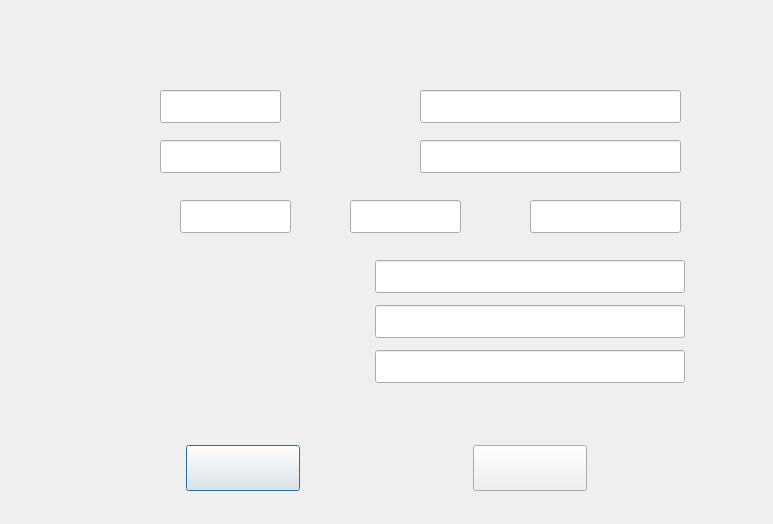
<?xml version="1.0" encoding="UTF-8"?>
<ui version="4.0">
 <class>filterDialog</class>
 <widget class="QDialog" name="filterDialog">
  <property name="geometry">
   <rect>
    <x>0</x>
    <y>0</y>
    <width>773</width>
    <height>524</height>
   </rect>
  </property>
  <property name="palette">
   <palette>
    <active/>
    <inactive/>
    <disabled/>
   </palette>
  </property>
  <property name="windowTitle">
   <string>Dialog</string>
  </property>
  <property name="styleSheet">
   <string notr="true">border-image: url(:/new/prefix1/paper_filter_back.jpg);</string>
  </property>
  <widget class="QPushButton" name="ok_b">
   <property name="geometry">
    <rect>
     <x>186</x>
     <y>445</y>
     <width>114</width>
     <height>46</height>
    </rect>
   </property>
   <property name="font">
    <font>
     <pointsize>10</pointsize>
    </font>
   </property>
   <property name="styleSheet">
    <string notr="true">border-image: url(:/new/prefix1/ok.jpg);</string>
   </property>
   <property name="text">
    <string/>
   </property>
  </widget>
  <widget class="QPushButton" name="clear_b">
   <property name="geometry">
    <rect>
     <x>473</x>
     <y>445</y>
     <width>114</width>
     <height>46</height>
    </rect>
   </property>
   <property name="font">
    <font>
     <pointsize>10</pointsize>
    </font>
   </property>
   <property name="styleSheet">
    <string notr="true">border-image: url(:/new/prefix1/clear .jpg);</string>
   </property>
   <property name="text">
    <string/>
   </property>
  </widget>
  <widget class="QLineEdit" name="year_f_c">
   <property name="geometry">
    <rect>
     <x>375</x>
     <y>305</y>
     <width>310</width>
     <height>33</height>
    </rect>
   </property>
   <property name="palette">
    <palette>
     <active>
      <colorrole role="Text">
       <brush brushstyle="SolidPattern">
        <color alpha="255">
         <red>255</red>
         <green>255</green>
         <blue>0</blue>
        </color>
       </brush>
      </colorrole>
     </active>
     <inactive>
      <colorrole role="Text">
       <brush brushstyle="SolidPattern">
        <color alpha="255">
         <red>255</red>
         <green>255</green>
         <blue>0</blue>
        </color>
       </brush>
      </colorrole>
     </inactive>
     <disabled>
      <colorrole role="Text">
       <brush brushstyle="SolidPattern">
        <color alpha="255">
         <red>120</red>
         <green>120</green>
         <blue>120</blue>
        </color>
       </brush>
      </colorrole>
     </disabled>
    </palette>
   </property>
   <property name="font">
    <font>
     <family>Palatino Linotype</family>
     <pointsize>14</pointsize>
     <italic>true</italic>
    </font>
   </property>
   <property name="styleSheet">
    <string notr="true">border-image: url(:/new/prefix1/paper_filter_long.jpg);</string>
   </property>
  </widget>
  <widget class="QLineEdit" name="author_c">
   <property name="geometry">
    <rect>
     <x>375</x>
     <y>350</y>
     <width>310</width>
     <height>33</height>
    </rect>
   </property>
   <property name="palette">
    <palette>
     <active>
      <colorrole role="Text">
       <brush brushstyle="SolidPattern">
        <color alpha="255">
         <red>255</red>
         <green>255</green>
         <blue>0</blue>
        </color>
       </brush>
      </colorrole>
     </active>
     <inactive>
      <colorrole role="Text">
       <brush brushstyle="SolidPattern">
        <color alpha="255">
         <red>255</red>
         <green>255</green>
         <blue>0</blue>
        </color>
       </brush>
      </colorrole>
     </inactive>
     <disabled>
      <colorrole role="Text">
       <brush brushstyle="SolidPattern">
        <color alpha="255">
         <red>120</red>
         <green>120</green>
         <blue>120</blue>
        </color>
       </brush>
      </colorrole>
     </disabled>
    </palette>
   </property>
   <property name="font">
    <font>
     <family>Palatino Linotype</family>
     <pointsize>14</pointsize>
     <italic>true</italic>
    </font>
   </property>
   <property name="styleSheet">
    <string notr="true">border-image: url(:/new/prefix1/paper_filter_long.jpg);</string>
   </property>
  </widget>
  <widget class="QLineEdit" name="type_c">
   <property name="geometry">
    <rect>
     <x>350</x>
     <y>200</y>
     <width>111</width>
     <height>33</height>
    </rect>
   </property>
   <property name="palette">
    <palette>
     <active>
      <colorrole role="Text">
       <brush brushstyle="SolidPattern">
        <color alpha="255">
         <red>255</red>
         <green>255</green>
         <blue>0</blue>
        </color>
       </brush>
      </colorrole>
     </active>
     <inactive>
      <colorrole role="Text">
       <brush brushstyle="SolidPattern">
        <color alpha="255">
         <red>255</red>
         <green>255</green>
         <blue>0</blue>
        </color>
       </brush>
      </colorrole>
     </inactive>
     <disabled>
      <colorrole role="Text">
       <brush brushstyle="SolidPattern">
        <color alpha="255">
         <red>120</red>
         <green>120</green>
         <blue>120</blue>
        </color>
       </brush>
      </colorrole>
     </disabled>
    </palette>
   </property>
   <property name="font">
    <font>
     <family>Palatino Linotype</family>
     <pointsize>14</pointsize>
     <italic>true</italic>
    </font>
   </property>
   <property name="styleSheet">
    <string notr="true">border-image: url(:/new/prefix1/paper_filter_short.jpg);</string>
   </property>
  </widget>
  <widget class="QLineEdit" name="year_c">
   <property name="geometry">
    <rect>
     <x>530</x>
     <y>200</y>
     <width>151</width>
     <height>33</height>
    </rect>
   </property>
   <property name="palette">
    <palette>
     <active>
      <colorrole role="Text">
       <brush brushstyle="SolidPattern">
        <color alpha="255">
         <red>255</red>
         <green>255</green>
         <blue>0</blue>
        </color>
       </brush>
      </colorrole>
     </active>
     <inactive>
      <colorrole role="Text">
       <brush brushstyle="SolidPattern">
        <color alpha="255">
         <red>255</red>
         <green>255</green>
         <blue>0</blue>
        </color>
       </brush>
      </colorrole>
     </inactive>
     <disabled>
      <colorrole role="Text">
       <brush brushstyle="SolidPattern">
        <color alpha="255">
         <red>120</red>
         <green>120</green>
         <blue>120</blue>
        </color>
       </brush>
      </colorrole>
     </disabled>
    </palette>
   </property>
   <property name="font">
    <font>
     <family>Palatino Linotype</family>
     <pointsize>14</pointsize>
     <italic>true</italic>
    </font>
   </property>
   <property name="styleSheet">
    <string notr="true">border-image: url(:/new/prefix1/paper_filter_rightup.jpg);</string>
   </property>
  </widget>
  <widget class="QLineEdit" name="id_number_c">
   <property name="geometry">
    <rect>
     <x>420</x>
     <y>90</y>
     <width>261</width>
     <height>33</height>
    </rect>
   </property>
   <property name="palette">
    <palette>
     <active>
      <colorrole role="Text">
       <brush brushstyle="SolidPattern">
        <color alpha="255">
         <red>255</red>
         <green>255</green>
         <blue>0</blue>
        </color>
       </brush>
      </colorrole>
     </active>
     <inactive>
      <colorrole role="Text">
       <brush brushstyle="SolidPattern">
        <color alpha="255">
         <red>255</red>
         <green>255</green>
         <blue>0</blue>
        </color>
       </brush>
      </colorrole>
     </inactive>
     <disabled>
      <colorrole role="Text">
       <brush brushstyle="SolidPattern">
        <color alpha="255">
         <red>120</red>
         <green>120</green>
         <blue>120</blue>
        </color>
       </brush>
      </colorrole>
     </disabled>
    </palette>
   </property>
   <property name="font">
    <font>
     <family>Palatino Linotype</family>
     <pointsize>14</pointsize>
     <italic>true</italic>
    </font>
   </property>
   <property name="styleSheet">
    <string notr="true">border-image: url(:/new/prefix1/paper_filter_rightup.jpg);</string>
   </property>
  </widget>
  <widget class="QLineEdit" name="id_c">
   <property name="geometry">
    <rect>
     <x>160</x>
     <y>90</y>
     <width>121</width>
     <height>33</height>
    </rect>
   </property>
   <property name="palette">
    <palette>
     <active>
      <colorrole role="Text">
       <brush brushstyle="SolidPattern">
        <color alpha="255">
         <red>255</red>
         <green>255</green>
         <blue>0</blue>
        </color>
       </brush>
      </colorrole>
     </active>
     <inactive>
      <colorrole role="Text">
       <brush brushstyle="SolidPattern">
        <color alpha="255">
         <red>255</red>
         <green>255</green>
         <blue>0</blue>
        </color>
       </brush>
      </colorrole>
     </inactive>
     <disabled>
      <colorrole role="Text">
       <brush brushstyle="SolidPattern">
        <color alpha="255">
         <red>120</red>
         <green>120</green>
         <blue>120</blue>
        </color>
       </brush>
      </colorrole>
     </disabled>
    </palette>
   </property>
   <property name="font">
    <font>
     <family>Palatino Linotype</family>
     <pointsize>14</pointsize>
     <italic>true</italic>
    </font>
   </property>
   <property name="contextMenuPolicy">
    <enum>Qt::DefaultContextMenu</enum>
   </property>
   <property name="styleSheet">
    <string notr="true">border-image: url(:/new/prefix1/paper_filter_shortest.jpg);</string>
   </property>
  </widget>
  <widget class="QLineEdit" name="short_c">
   <property name="geometry">
    <rect>
     <x>180</x>
     <y>200</y>
     <width>111</width>
     <height>33</height>
    </rect>
   </property>
   <property name="palette">
    <palette>
     <active>
      <colorrole role="Text">
       <brush brushstyle="SolidPattern">
        <color alpha="255">
         <red>255</red>
         <green>255</green>
         <blue>0</blue>
        </color>
       </brush>
      </colorrole>
     </active>
     <inactive>
      <colorrole role="Text">
       <brush brushstyle="SolidPattern">
        <color alpha="255">
         <red>255</red>
         <green>255</green>
         <blue>0</blue>
        </color>
       </brush>
      </colorrole>
     </inactive>
     <disabled>
      <colorrole role="Text">
       <brush brushstyle="SolidPattern">
        <color alpha="255">
         <red>120</red>
         <green>120</green>
         <blue>120</blue>
        </color>
       </brush>
      </colorrole>
     </disabled>
    </palette>
   </property>
   <property name="font">
    <font>
     <family>Palatino Linotype</family>
     <pointsize>14</pointsize>
     <italic>true</italic>
    </font>
   </property>
   <property name="styleSheet">
    <string notr="true">border-image: url(:/new/prefix1/paper_filter_short.jpg);</string>
   </property>
  </widget>
  <widget class="QLineEdit" name="all_c">
   <property name="geometry">
    <rect>
     <x>160</x>
     <y>140</y>
     <width>121</width>
     <height>33</height>
    </rect>
   </property>
   <property name="palette">
    <palette>
     <active>
      <colorrole role="Text">
       <brush brushstyle="SolidPattern">
        <color alpha="255">
         <red>255</red>
         <green>255</green>
         <blue>0</blue>
        </color>
       </brush>
      </colorrole>
     </active>
     <inactive>
      <colorrole role="Text">
       <brush brushstyle="SolidPattern">
        <color alpha="255">
         <red>255</red>
         <green>255</green>
         <blue>0</blue>
        </color>
       </brush>
      </colorrole>
     </inactive>
     <disabled>
      <colorrole role="Text">
       <brush brushstyle="SolidPattern">
        <color alpha="255">
         <red>120</red>
         <green>120</green>
         <blue>120</blue>
        </color>
       </brush>
      </colorrole>
     </disabled>
    </palette>
   </property>
   <property name="font">
    <font>
     <family>Palatino Linotype</family>
     <pointsize>14</pointsize>
     <italic>true</italic>
    </font>
   </property>
   <property name="styleSheet">
    <string notr="true">border-image: url(:/new/prefix1/paper_filter_short.jpg);</string>
   </property>
  </widget>
  <widget class="QLineEdit" name="view_label_c">
   <property name="geometry">
    <rect>
     <x>420</x>
     <y>140</y>
     <width>261</width>
     <height>33</height>
    </rect>
   </property>
   <property name="palette">
    <palette>
     <active>
      <colorrole role="Text">
       <brush brushstyle="SolidPattern">
        <color alpha="255">
         <red>255</red>
         <green>255</green>
         <blue>0</blue>
        </color>
       </brush>
      </colorrole>
     </active>
     <inactive>
      <colorrole role="Text">
       <brush brushstyle="SolidPattern">
        <color alpha="255">
         <red>255</red>
         <green>255</green>
         <blue>0</blue>
        </color>
       </brush>
      </colorrole>
     </inactive>
     <disabled>
      <colorrole role="Text">
       <brush brushstyle="SolidPattern">
        <color alpha="255">
         <red>120</red>
         <green>120</green>
         <blue>120</blue>
        </color>
       </brush>
      </colorrole>
     </disabled>
    </palette>
   </property>
   <property name="font">
    <font>
     <family>Palatino Linotype</family>
     <pointsize>14</pointsize>
     <italic>true</italic>
    </font>
   </property>
   <property name="styleSheet">
    <string notr="true">border-image: url(:/new/prefix1/paper_filter_rightup.jpg);</string>
   </property>
  </widget>
  <widget class="QLineEdit" name="page_c">
   <property name="geometry">
    <rect>
     <x>375</x>
     <y>260</y>
     <width>310</width>
     <height>33</height>
    </rect>
   </property>
   <property name="palette">
    <palette>
     <active>
      <colorrole role="Text">
       <brush brushstyle="SolidPattern">
        <color alpha="255">
         <red>255</red>
         <green>255</green>
         <blue>0</blue>
        </color>
       </brush>
      </colorrole>
     </active>
     <inactive>
      <colorrole role="Text">
       <brush brushstyle="SolidPattern">
        <color alpha="255">
         <red>255</red>
         <green>255</green>
         <blue>0</blue>
        </color>
       </brush>
      </colorrole>
     </inactive>
     <disabled>
      <colorrole role="Text">
       <brush brushstyle="SolidPattern">
        <color alpha="255">
         <red>120</red>
         <green>120</green>
         <blue>120</blue>
        </color>
       </brush>
      </colorrole>
     </disabled>
    </palette>
   </property>
   <property name="font">
    <font>
     <family>Palatino Linotype</family>
     <pointsize>14</pointsize>
     <italic>true</italic>
    </font>
   </property>
   <property name="styleSheet">
    <string notr="true">border-image: url(:/new/prefix1/paper_filter_long.jpg);</string>
   </property>
  </widget>
 </widget>
 <resources/>
 <connections/>
</ui>
